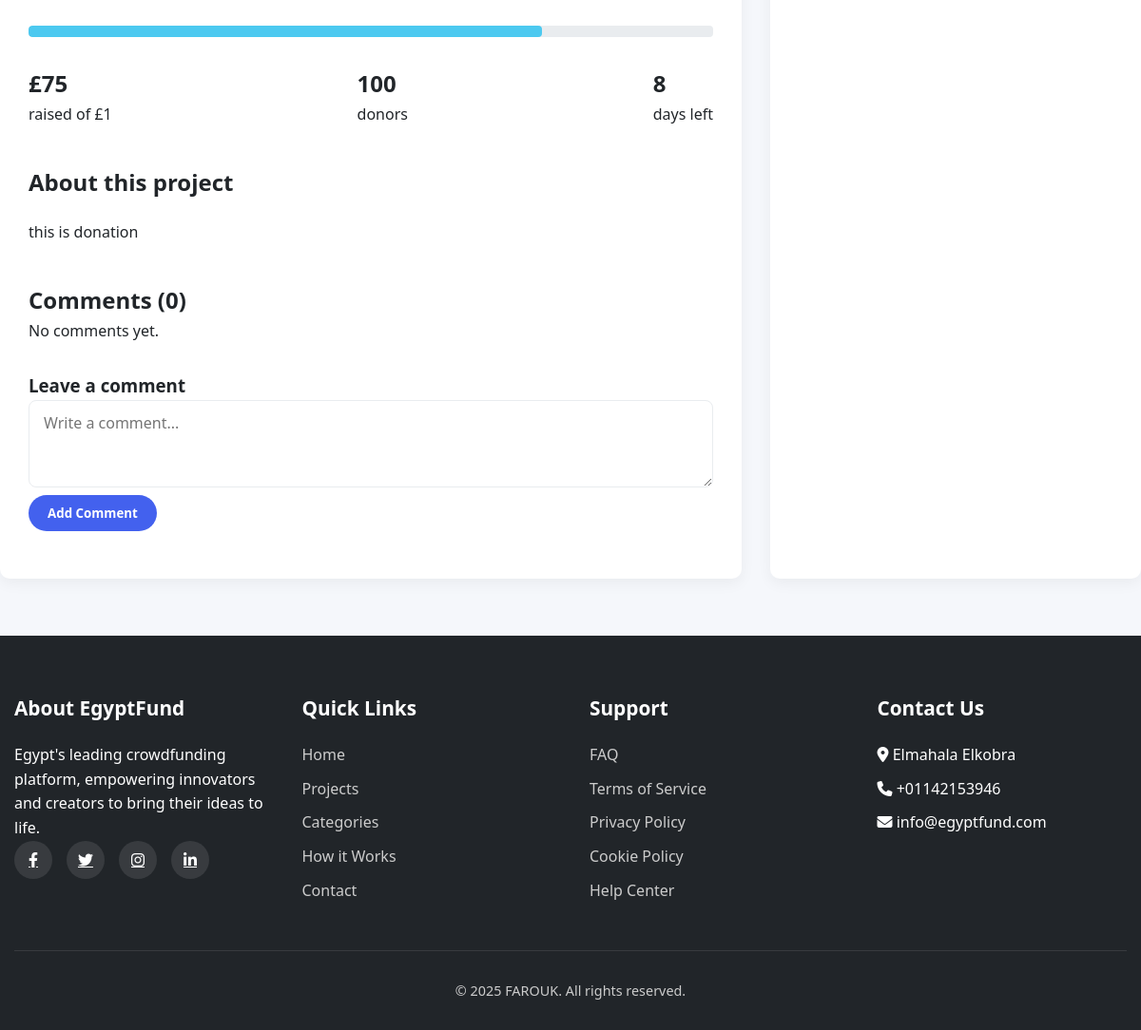
The app's page /projects/donation-g/ (signed in, lower part), older data.
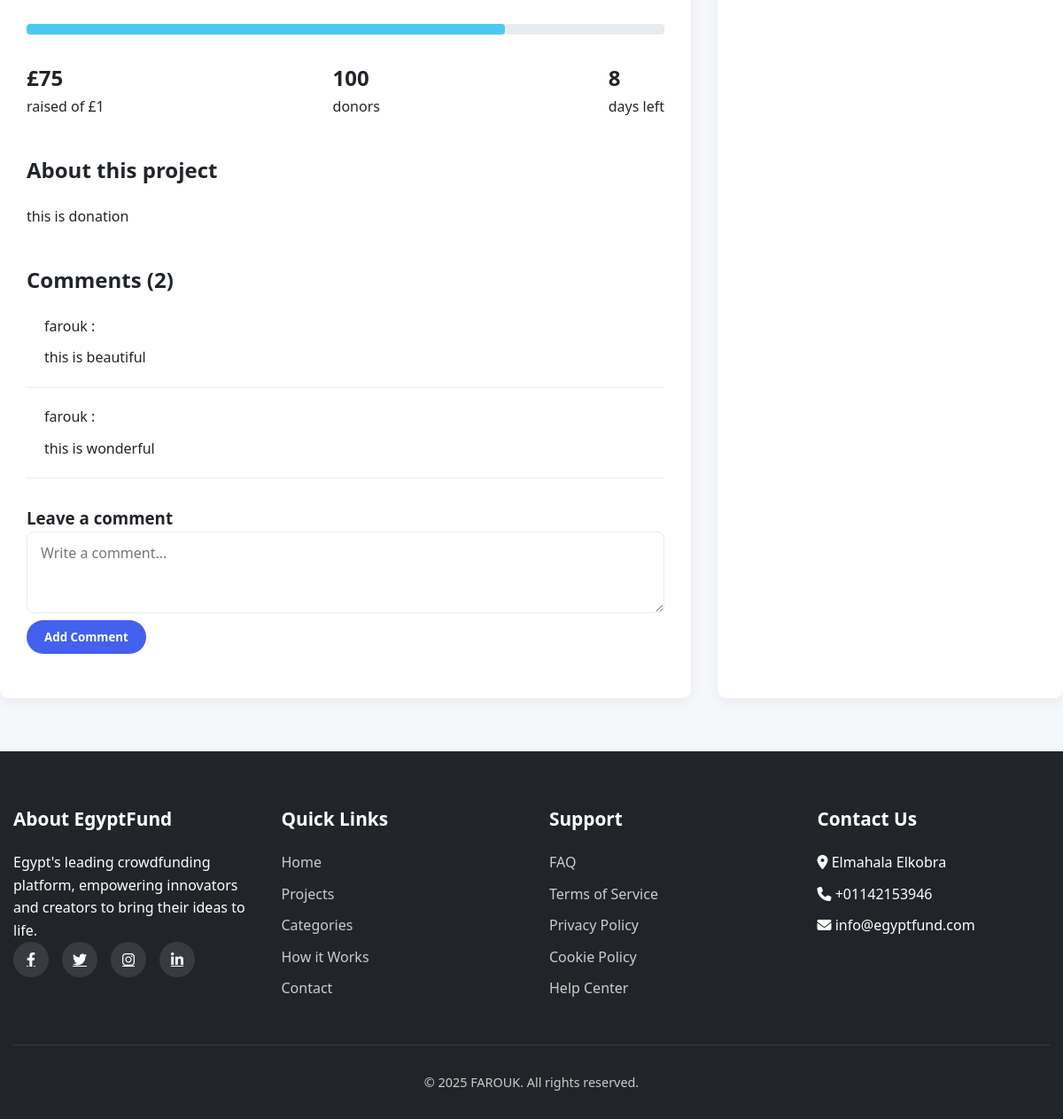
The same page, newer data.
### pages/models.py (models this page shows, shortened)
class Projects(models.Model):
    owner = models.ForeignKey(User, on_delete=models.CASCADE, related_name='projects')
    title = models.CharField(max_length=100)
    description = models.TextField()
    image = models.ImageField(upload_to='projects/%Y/%m/%d/')
    funded_amount = models.DecimalField(max_digits=10, decimal_places=2)
    donatuion_amount = models.DecimalField(max_digits=10, decimal_places=2)
    donors = models.IntegerField(blank=True, null=True)
    days_left = models.IntegerField(blank=True, null=True)
    about_project = models.TextField(blank=True, null=True)
    amount_goal = models.DecimalField(max_digits=10, decimal_places=2 ,blank=True, null=True)
    start_date = models.DateField(blank=True, null=True)
    end_date = models.DateField(blank=True, null=True)
    category = models.ForeignKey('Categories', on_delete=models.CASCADE, related_name='projects')
    slug = models.SlugField(null=True, blank=True)
    class Meta:
        verbose_name = 'Project'
        verbose_name_plural = 'Projects'

class Comment(models.Model):
    project = models.ForeignKey(Projects, on_delete=models.CASCADE, related_name="comments")
    user = models.ForeignKey(User, on_delete=models.CASCADE)
    body = models.TextField()
    created_at = models.DateTimeField(auto_now_add=True)

### pages/views.py (the view)
# urls.py: path('projects/<str:slug>/', views.project_detail, name='project_detail'),
@login_required
def project_detail(request, slug):
    project = Projects.objects.get(slug=slug)
    comments = project.comments.all()
    if request.method == "POST" and request.user.is_authenticated:
        body = request.POST.get("body")
        if body:
            Comment.objects.create(project=project, user=request.user, body=body)
            return redirect("project_detail", slug=project.slug)
    return render(request, 'pages/project_detail.html', {'project' : project , "comments": comments})

### templates/pages/project_detail.html (shortened to what this page needs)
{% extends "base.html" %}
{% block content %}
    <div id="project-detail" class="page">
        <div class="container project-detail">
            <div class="project-info">
                <div class="project-main">
                    <div class="project-progress" style="height: 12px; margin: 30px 0;">
                        <div class="progress-bar" style="width: {{ project.funded_amount|floatformat:0 }}%;"></div>
                    </div>
                    <div style="display: flex; justify-content: space-between; margin-bottom: 30px;">
                        <div>
                            <div style="font-size: 1.5rem; font-weight: bold;">£{{ project.funded_amount|floatformat:0 }}</div>
                            <div>raised of £{{ project.amount_goal|floatformat:0 }}</div>
                        </div>
                        <div>
                            <div style="font-size: 1.5rem; font-weight: bold;">{{ project.donors }}</div>
                            <div>donors</div>
                        </div>
                        <div>
                            <div style="font-size: 1.5rem; font-weight: bold;">{{ project.days_left }}</div>
                            <div>days left</div>
                        </div>
                    </div>
                    <div style="margin-top: 40px;">
                        <h2>About this project</h2>
                        <p style="margin: 20px 0;">
                            {{ project.about_project }}
                        </p>
                    </div>
                    <div class="comments-section">
                        <h2>Comments ({{comments.count}})</h2>
                        {% for comment in comments %}
                        <div class="comment">
                            <div class="comment-header">
                                <div>
                                    <div>{{ comment.user.username }} :</div>
                                </div>
                            </div>
                            <p>{{ comment.body }}</p>
                        </div>
                        {% empty %}
                            <div>No comments yet.</div>
                        {% endfor %}
                        <div style="margin-top: 30px;">
                            <h3>Leave a comment</h3>
                            <div class="form-group">
                            {% if user.is_authenticated %}
                                <form method="post">
                                    <textarea class="form-control" name="body" rows="3" placeholder="Write a comment..."></textarea><br>
                                    <button type="submit" class="btn btn-primary">Add Comment</button>
                                </form>
                                {% else %}
                                    <p><a href="{% url 'login' %}">Login</a> to comment.</p>
                            {% endif %}
                            </div>
                        </div>
                    </div>
                </div>
                <div class="project-sidebar">
                </div>
            </div>
        </div>
    </div>
</body>
</html>
{% endblock content %}

Row changes from the older to the newer data that the page shows:
computed for Projects "this is donation": count "0" → "2"
added Comment: user.username "farouk", body "this is beautiful"
added Comment: user.username "farouk", body "this is wonderful"
Text that changed along with them:
text no longer shown: "No comments yet."
